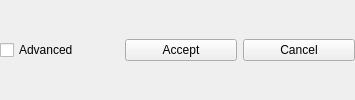
    <widget class="QWidget" name="widget" native="true">
     <layout class="QHBoxLayout" name="horizontalLayout">
      <property name="leftMargin">
       <number>0</number>
      </property>
      <property name="topMargin">
       <number>0</number>
      </property>
      <property name="rightMargin">
       <number>0</number>
      </property>
      <property name="bottomMargin">
       <number>0</number>
      </property>
      <item>
       <widget class="QCheckBox" name="checkBoxAdvancedOption">
        <property name="text">
         <string>Advanced</string>
        </property>
       </widget>
      </item>
      <item>
       <spacer name="horizontalSpacer">
        <property name="orientation">
         <enum>Qt::Horizontal</enum>
        </property>
        <property name="sizeHint" stdset="0">
         <size>
          <width>40</width>
          <height>20</height>
         </size>
        </property>
       </spacer>
      </item>
      <item>
       <widget class="QPushButton" name="buttonAccept">
        <property name="minimumSize">
         <size>
          <width>112</width>
          <height>0</height>
         </size>
        </property>
        <property name="text">
         <string>Accept</string>
        </property>
        <property name="icon">
         <iconset resource="../res/resources.qrc">
          <normaloff>:/buttons/accept.png</normaloff>:/buttons/accept.png</iconset>
        </property>
       </widget>
      </item>
      <item>
       <widget class="QPushButton" name="buttonCancel">
        <property name="minimumSize">
         <size>
          <width>112</width>
          <height>0</height>
         </size>
        </property>
        <property name="text">
         <string>Cancel</string>
        </property>
        <property name="icon">
         <iconset resource="../res/resources.qrc">
          <normaloff>:/buttons/cancel.png</normaloff>:/buttons/cancel.png</iconset>
        </property>
       </widget>
      </item>
     </layout>
    </widget>
